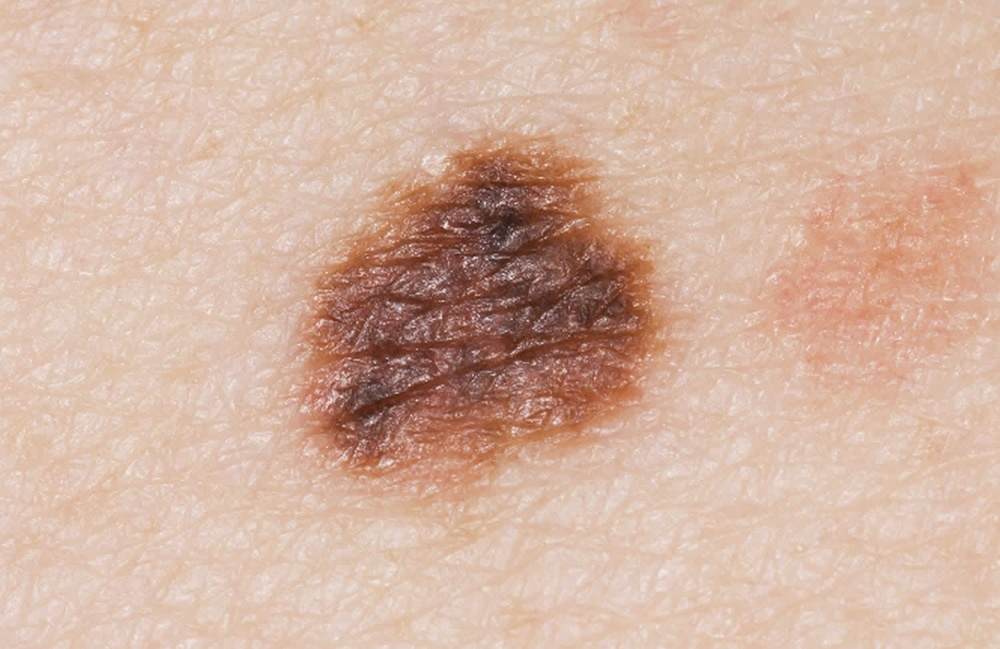
#> input picture datasetLunares/dysplasticNevi/train/dysplasticNevi1.jpg, 1000 x 649 px, shrunk from 1500 x 974 before the run; its folder holds only this picture in this run; the run also reads 1 picture not shown here
$ python detector_lunares.py
#> lines starting #> are read from the running program, lines starting #| are printed output that depends on the picture; after the words box and inside, x2 and y2 are one past the last pixel; in counts of white or black regions, pixels touching at a corner belong together
import cv2, numpy as np

#PRE-PROCESAMIENTO Y SEGMENTACIÓN
#Preprocesamos la imagen en esta función y obtenemos las características
def getFeatures(img):
    gray = cv2.cvtColor(img, cv2.COLOR_BGR2GRAY)

    #Con el threshold determinamos cuando es fondo y cuando es lunar
    threshold, _ = cv2.threshold(gray, 0, 255, cv2.THRESH_OTSU)

    #Como el lunar es más oscuro que la piel nos interesan los valores que están por debajo del threshold
    #Si fuera más claro que la piel buscaríamos los valores que estuvieran por encima del threshold
    mask = np.uint8(1*(gray < threshold))

    #Así hacemos un promedio de la cantidad de cada componente que hay en la imagen con el mask
    #Conseguimos que sean números reales entre 0 y 1, es el porcentaje
    b = (1 / 255) * np.sum(img[:,:,0] * mask) / np.sum(mask)
    g = (1 / 255) * np.sum(img[:,:,1] * mask) / np.sum(mask)
    r = (1 / 255) * np.sum(img[:,:,2] * mask) / np.sum(mask)

    return [b, g, r]

#EXTRACCIÓN DE CARACTERÍSTICAS
#Dependencia para leer mejor archivos
import glob

#Ponemos las 2 rutas a las carpetas de entrenamiento
paths = ['C:/Users/damia/OneDrive/Escritorio/Curso Tensorflow/detector_lunares/datasetLunares/dysplasticNevi/train/',
         'C:/Users/damia/OneDrive/Escritorio/Curso Tensorflow/detector_lunares/datasetLunares/spitzNevus/train/']

labels = []     #Etiquetas
features = []   #Características

#Para cada path en paths
for label, path in enumerate(paths):
    #Para cada archivo en path que acabe en jpg
    for filename in glob.glob(path + "*.jpg"):
        #Cada imagen es un archivo
        img = cv2.imread(filename)
#> img is the input picture: shape (649, 1000, 3); mean B, G, R 161.1, 178.8, 212.3
        #Mete en características las proporciones de colores de la imagen
        features.append(getFeatures(img))
#> in getFeatures, `gray = cv2.cvtColor(img, cv2.COLOR_BGR2GRAY)`:
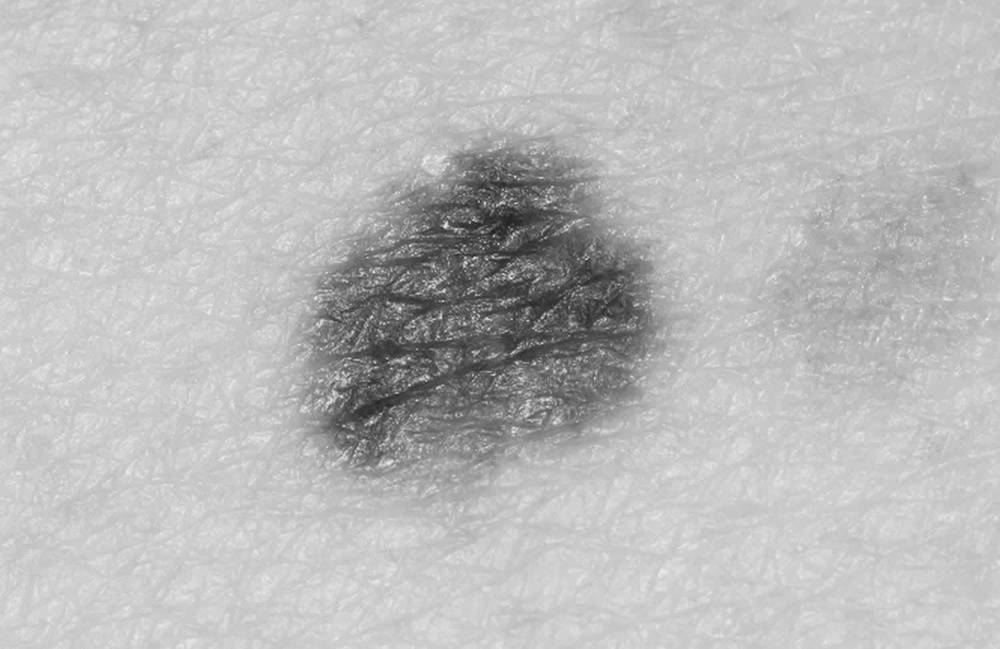
#> gray: shape (649, 1000); min 28, max 238, mean 186.8
#> in getFeatures, `threshold, _ = cv2.threshold(gray, 0, 255, cv2.THRESH_OTSU)`: threshold = 151
#> in getFeatures, `mask = np.uint8(1*(gray < threshold))`:
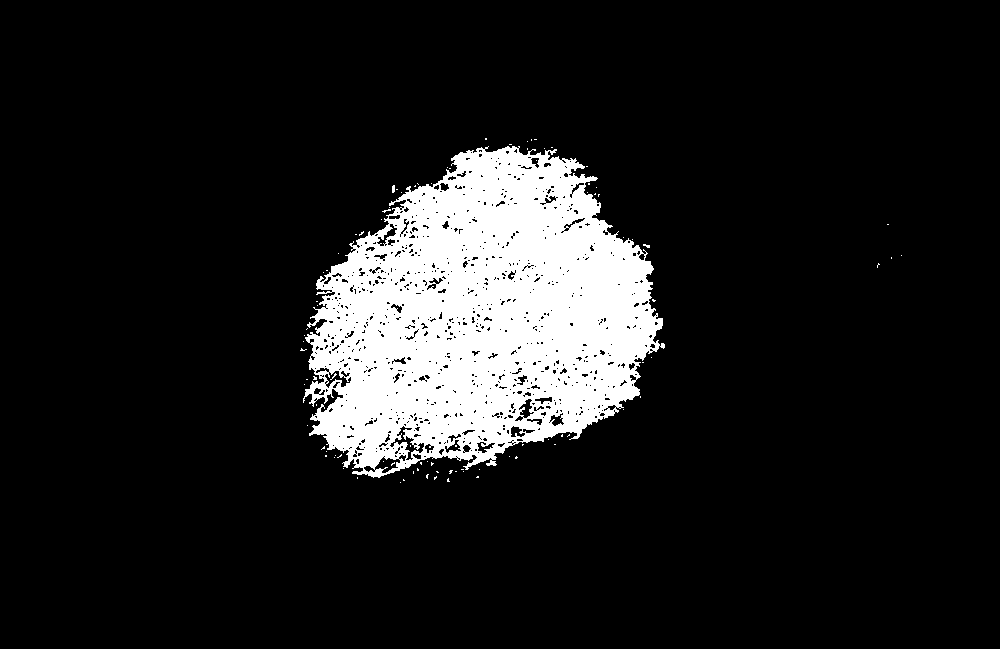
#> mask: shape (649, 1000); values 0 (black) and 1 (white), 11.9% white; 92 white regions (90 under 20 px), largest, box (x1, y1, x2, y2) and area: (303, 146, 665, 478) 77122, (392, 185, 395, 193) 22
#> in getFeatures, `b = (1 / 255) * np.sum(img[:,:,0] * mask) / np.sum(mask)`: b = 0.286
#> in getFeatures, `g = (1 / 255) * np.sum(img[:,:,1] * mask) / np.sum(mask)`: g = 0.354
#> in getFeatures, `r = (1 / 255) * np.sum(img[:,:,2] * mask) / np.sum(mask)`: r = 0.565
        #Label es el id que se genera que relacionará imágenes con features
        #Las imágenes de la primera carpeta tendrán la etiqueta 0 y las de la segunda la 1
        labels.append(label)
#> pass 2 of the loop `for label, path in enumerate(paths):`:
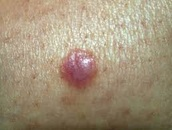
#> input picture datasetLunares/spitzNevus/train/spitzNevus6.jpg, 172 x 130 px, shrunk from 258 x 195 before the run
#> img is the input picture: shape (130, 172, 3); mean B, G, R 122.5, 147.1, 162.6
#> in getFeatures (call 2), `gray = cv2.cvtColor(img, cv2.COLOR_BGR2GRAY)`:
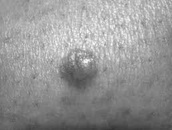
#> gray: shape (130, 172); min 51, max 253, mean 148.9
#> threshold = 147
#> in getFeatures (call 2), `mask = np.uint8(1*(gray < threshold))`:
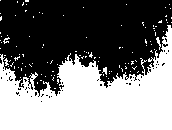
#> mask: shape (130, 172); values 0 (black) and 1 (white), 46.5% white; 116 white regions (112 under 20 px), largest, box (x1, y1, x2, y2) and area: (0, 25, 172, 130) 10057, (156, 37, 161, 50) 27, (102, 67, 107, 75) 24, (3, 37, 10, 44) 21
#> in getFeatures (call 2), `b = (1 / 255) * np.sum(img[:,:,0] * mask) / np.sum(mask)`: b = 0.348
#> g = 0.445
#> r = 0.515

#Los transformamos a arreglos de numpy para tratarlos mejor
features = np.array(features)
#> features = [[0.286, 0.354, 0.565], [0.348, 0.445, 0.515]]
labels = np.array(labels)
#Labels normal quedaría 0 y 1 pero de esta manera quedaría así
#0 y 1 * 2 son 0 y 2 y -1 son -1 y 1
#Así tenemos -1 y 1
labels = 2 * labels - 1

#Visualizamos el dataset en el espacio de características
import matplotlib.pyplot as plt

#Creamos una figura de pyplot
fig = plt.figure()
#Añade una gráfica en 3D
ax = fig.add_subplot(111, projection = '3d')

#Para cada característica en el dataset de características
for i, feature_row in enumerate(features):
    #Si tiene la primera etiqueta
    if labels[i] == -1:
        #Se dibuja un * en el punto 3d de las cordenadas correspondientes a las 3 features que son RGB
        ax.scatter(feature_row[0], feature_row[1], feature_row[2], marker='*', c='k') #k para negro
    else:
        ax.scatter(feature_row[0], feature_row[1], feature_row[2], marker='*', c='r') #r para rojo
#> this loop made 2 passes

#Seteamos los ejes
ax.set_xlabel('B')
ax.set_xlabel('G')
ax.set_xlabel('R')

#plt.show()  #Muestra

#Podemos ver que es un conjuntos de datos no linealmente separable
#Calculamos el error en función de las constantes del hiperplano

#Cogemos solo 2 características para hacerlo en 2d
subFeatures = features[:,1::]   #1:: significa el de la posición 1 y los de después
#> subFeatures = [[0.354, 0.565], [0.445, 0.515]]

#Instanciamos un array de perdidas
loss = []

#Para cada constante w1 de la primera feature
for w1 in np.linspace(-6, 6, 100):
    #Para cada constante w2 de la segunda feature
    for w2 in np.linspace(-6, 6, 100):
        totalError = 0
        #Para cada subFeature
        for i, feature_row in enumerate(subFeatures):
            #Fórmula para sacar el error de la muestra
            #(w1 * x1 + w2 * x2 + w... * x... - yi)**2
            sample_error = (w1 * feature_row[0] + w2 * feature_row[1] - labels[i])**2
            #Se suma el valor de la muestra al error total
            totalError += sample_error
        #Se suma al array
        loss.append([w1, w2, totalError])
#> after the loop, loss = 10000 items, first 6: [-6, -6, 66.12], [-6, -5.88, 64.66], [-6, -5.76, 63.22], [-6, -5.64, 61.8], [-6, -5.52, 60.4], [-6, -5.39, 59.01]

#Lo transformamos a arreglo de numpy para tratarlo mejor
loss = np.array(loss)

#Importamos para graficar mapas
import matplotlib.cm as cm

fig = plt.figure()
ax1 = fig.add_subplot(111, projection='3d')

#Generamos el plano dados 3 puntos
ax1.plot_trisurf(loss[:,0],loss[:,1],loss[:,2], cmap = cm.jet, linewidth=0)
ax1.set_xlabel('w1')
ax1.set_ylabel('w2')
ax1.set_zlabel('loss')

#plt.show()     #Muestra

#Encontramos que el error tiene que ser el punto más bajo del gráfico
#Con esto buscamos el hiperplano w que separa las 2 clases de forma óptima
#A es una sumatoria y la iniciamos en zeros porque va a ser una matriz acumuladora
A = np.zeros((4,4)) #4x4

#b también es una sumatoria y también es una matriz acumuladora
b = np.zeros((4,1)) #4x1

#Para cada feature
for i, feature_row in enumerate(features):
    #Añadimos un 1 al inicio
    x = np.append([1], feature_row)
    x = x.reshape((4,1)) #4x1
    y = labels[i]
    # A = sum(x * x.traspuesta)
    A = A + x * x.T #Se añade a A la matriz por su matriz traspuesta
    # b = sum(x * y)
    b = b + x * y
#> this loop made 2 passes
#> (x, y, b) on passes 1 to 2: ([1, 0.286, 0.354, 0.565], -1, [-1, -0.286, -0.354, -0.565]), ([1, 0.348, 0.445, 0.515], 1, [0, 0.062, 0.091, -0.0501])

#Calculamos la inversa de A que es A**-1
invA = np.linalg.inv(A)
#> invA = [[1.57e+15, -4.26e+15, 1.9e+15, -1.81e+15], [-4.64e+15, -6.89e+15, 8.28e+15, 6.51e+15], [2.18e+15, 8.01e+15, -7.3e+15, -3.34e+15], [-1.79e+15, 6e+15, -2.99e+15, 2e+15]]

#w = A**-1 * b
W = np.dot(invA, b) #dot multiplica matrices
#> W = [-9.34, 15.88, 11, -0.219]

#Graficamos X y Y
X = np.arange(0,1,0.1)
Y = np.arange(0,1,0.1)

X, Y =np.meshgrid(X, Y)

#W[3] * Z + W[1] * X + W[2] * Y + W[0] = 0
#Despejamos z y hayamos
Z = -(W[1] * X + W [2] * Y + W[0]) / W[3]

ax.plot_surface(X, Y, Z, cmap = cm.Blues)

#plt.show() #Muestra

#Muestra con errores
#Error de entrenamiento
#Predecimos si será correcto o no y devolverá 1 o 0
prediction = 1 * (W[0] + np.dot(features, W[1::])) > 0
#> prediction = [False, True]

#Lo modificamos para que de 1 y -1
prediction = 2 * prediction - 1
#> prediction = [-1, 1]

#Haya el error
error = np.sum(prediction != labels.reshape(-1,1))/len(labels)
#> error = 0
error_percentage = error * 100
#> error_percentage = 0

#Haya la efectividad
accuracy = 1 - error
#> accuracy = 1
accuracy_percentage = accuracy * 100
#> accuracy_percentage = 100

#Predicción para una imagen
def resultador(path_img):
    img = cv2.imread(path_img)
    feature_vector = np.array(getFeatures(img))
#> feature_vector = [0.348, 0.445, 0.515]
    result = np.sign(W[0]+np.dot(feature_vector, W[1::]))
#> result = [1]
    return result

#Mostramos el resultado
path_base_img = 'C:/Users/damia/OneDrive/Escritorio/Curso Tensorflow/detector_lunares/datasetLunares/spitzNevus/train/'
path_concrete = 'spitzNevus6.jpg'
path_img = path_base_img + path_concrete

if resultador(path_img) == -1 :
    print("Es un displasticNevi")
else :
    print("Es un spitzNevus")

print(f"El error puede ser del {error_percentage}%")
#| El error puede ser del 0.0%
print(f"La precisión puede ser del {accuracy_percentage}%")
#| La precisión puede ser del 100.0%
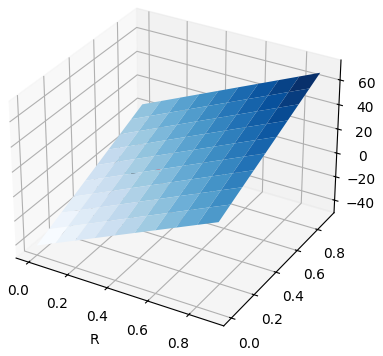
#> figure drawn by matplotlib, 1 panel
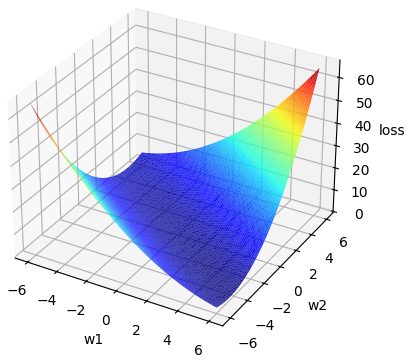
#> figure drawn by matplotlib, 1 panel
